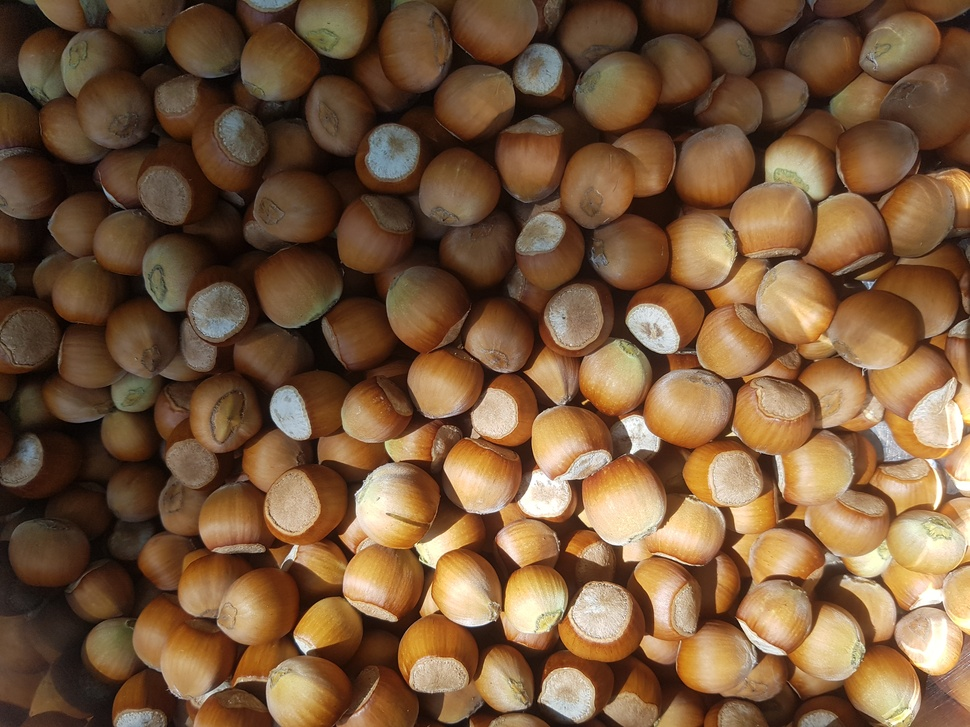
%> input picture Sample Images/1.jpg, 970 x 727 px, shrunk from 4032 x 3024 before the run
$ octave --eval "result = BDecrypter('Sample Images/1.jpg');"   (GNU Octave 9; MATLAB toolbox functions it lacks are replaced by stand-ins)
%> lines starting %> are read from the running program, lines starting %| are printed output that depends on the picture
function String = BDecrypter(imAddr)
%> called with imAddr = 'Sample Images/1.jpg'

    % This Function Decryptes the Image and gets backs
    % the Txt hidden in the Image!

    im = imread(imAddr);                    % Read Image
%> im is the input picture: size 727x970x3 uint8; mean R, G, B 120.2, 88.4, 59.5

    % Extract Text Size
    SizeVector = im(1:3, 1, 1);
%> SizeVector = [21; 14; 22]
    Size = 0;
    for i = 1:numel(SizeVector)
        Size = Size + double(SizeVector(i)) * (256 ^ (i-1));
    end
%> this loop made 3 passes
%> Size on passes 1 to 3: 21, 3605, 1445397

    % Bring out the Txt Code from the Img
    Coded = rem(im ,8);
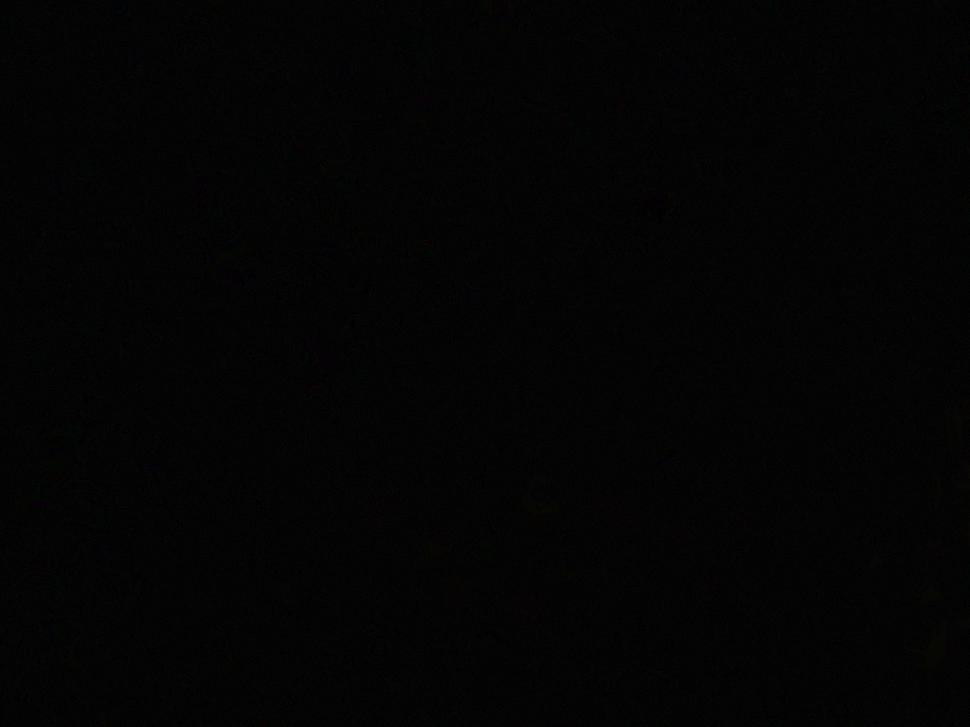
%> Coded: size 727x970x3 uint8; mean R, G, B 3.54, 3.51, 3.5
    Coded = Coded(:);
    Coded(1:3) = [];
    Coded = de2bi(Coded);
    Coded = permute(Coded, [2 1]);

    % Turn Coded Text into Needed Format
    Code = zeros(8, Size);
    for i = 1:numel(Code)
        Code(i) = Coded(i);
    end

    % Decode the Code
    Code = permute(Code, [2 1]);
    String = StringDecoder(Code);
end


function String = StringDecoder(Code)

    % This Function Decryptes the Coded Text out of Img
    for i = 1:size(Code, 1)
        if Code(i, 3)
            Code(i, 4:end) = fliplr(Code(i, 4:end));
        end
    end

    Code(:, 3) = [];
    Code = fliplr(Code);
    String = char(bi2de(Code)' + 32);

end
%> (the run ends here)
